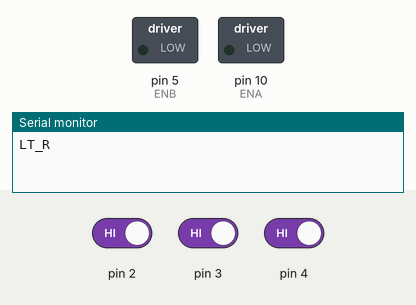
Recording of a sketch running on a simulated Arduino Uno, built with avr-gcc and run on an emulated ATmega328P. On the bench: switched loads named in the sketch (green lamp = pin HIGH), the last lines printed to the serial monitor. The test bench sets the inputs (shaded band); at power-on: pin 2 HIGH, pin 3 HIGH, pin 4 HIGH.

Above: at 3.2 s.
3.3 s: pin 2 driven LOW
At 4.3 s:
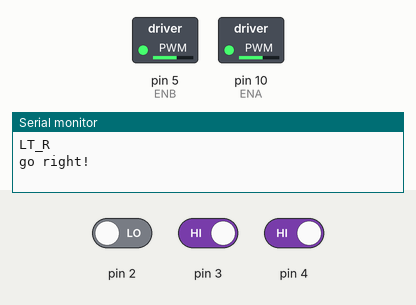
4.8 s: pin 2 driven HIGH and pin 3 driven LOW
6.3 s: pin 3 driven HIGH and pin 4 driven LOW
Timing chart, 0 to 9.3 s (numbered marks = the images above; inputs shaded):
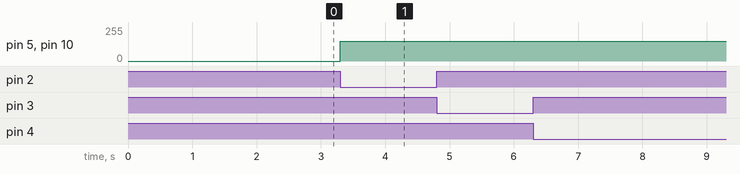

The sketch:

line_tracking.ino
```cpp
//Line Tracking IO define
#define LT_R !digitalRead(2)
#define LT_M !digitalRead(3)
#define LT_L !digitalRead(4)

#define ENA 10
#define ENB 5
#define RightMotorA 9
#define LeftMotorA 8
#define RightMotorB 6
#define LeftMotorB 7


#define carSpeed 150

void forward(){
  digitalWrite(RightMotorA, HIGH);
  digitalWrite(LeftMotorA, LOW);
  digitalWrite(RightMotorB, HIGH);
  digitalWrite(LeftMotorB, LOW);
  analogWrite(ENA, carSpeed);
  analogWrite(ENB, carSpeed);
}

void back(){
  digitalWrite(RightMotorA, LOW);
  digitalWrite(LeftMotorA, LOW);
  digitalWrite(RightMotorB, HIGH);
  digitalWrite(LeftMotorB, HIGH);
  Serial.println("go back!");
  analogWrite(ENA, carSpeed);
  analogWrite(ENB, carSpeed);
}

void left(){
  digitalWrite(RightMotorA, HIGH);
  digitalWrite(LeftMotorA, LOW);
  digitalWrite(RightMotorB, LOW);
  digitalWrite(LeftMotorB, HIGH);
  analogWrite(ENA, carSpeed);
  analogWrite(ENB, carSpeed);
}

void right(){
  digitalWrite(RightMotorA, LOW);
  digitalWrite(LeftMotorA, HIGH);
  digitalWrite(RightMotorB, HIGH);
  digitalWrite(LeftMotorB, LOW);
  analogWrite(ENA, carSpeed);
  analogWrite(ENB, carSpeed);
}

void stop(){
   digitalWrite(ENA, LOW);
   digitalWrite(ENB, LOW);
   Serial.println("Stop!");
}

void setup(){
  Serial.begin(9600);
  pinMode(LT_R,INPUT);
  pinMode(LT_M,INPUT);
  pinMode(LT_L,INPUT);
  Serial.println("LT_R");
//  Serial.println("LT_M");
//  Serial.println("LT_L");
  delay(2000);
}

void loop() {
  if(LT_M && !LT_L && !LT_R){
    Serial.println("go forward!");
    while(LT_M && !LT_L && !LT_R){
      forward();
    }
  }
  else if(LT_R && !LT_M && !LT_L) {
    Serial.println("go right!");
    while(LT_R && !LT_M && !LT_L){
      right();
    }
  }
  else if(LT_L && !LT_M && !LT_R) {
    Serial.println("go left!");
    while(LT_L && !LT_M && !LT_R){
      left();
    }
  }
}
```

Measured:
- after the input at 3.3 s, pin 5 (ENB), pin 10 (ENA): 0/255 → 150/255 at once
